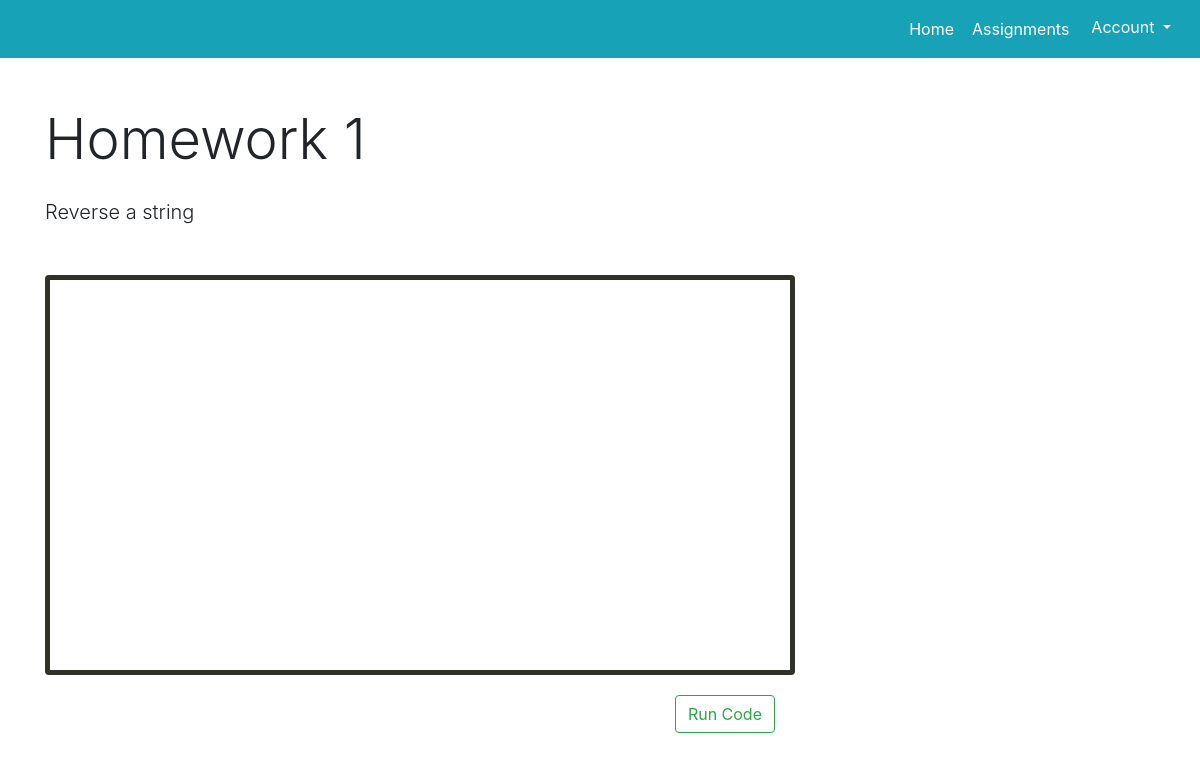
Before: /assignments/homework-1/ (signed in) with the older database file.
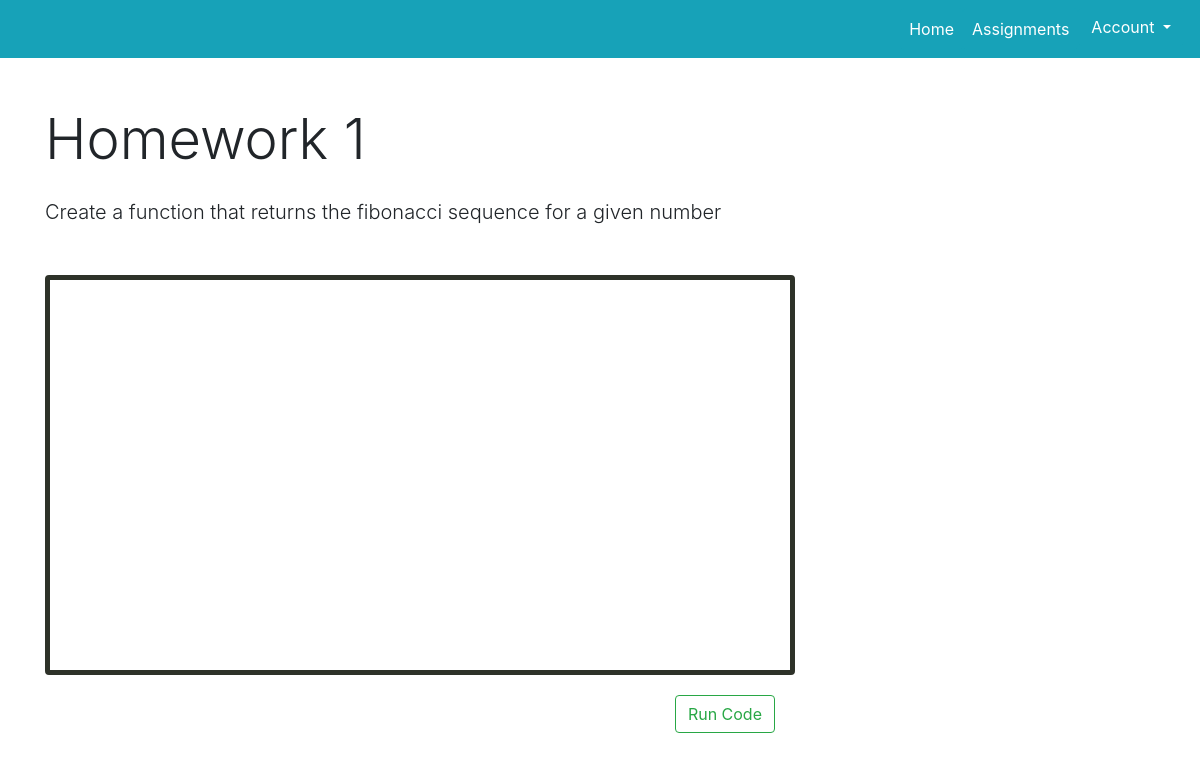
After: the same page with the newer database file.
### mainapp/models.py (models this page shows, shortened)
class Assignment(models.Model):
    title = models.CharField(max_length=128, unique=True)
    points = models.IntegerField(default=0)
    description = models.TextField()
    due_date = models.DateField()
    time = models.TimeField()
    inputs = models.TextField()
    function_name = models.CharField(max_length=128)
    slug = models.SlugField(unique=True)
    instructions_file = models.FileField(blank=True, null=True,
        upload_to='instruction_files/%Y/%m/%D')

### mainapp/views.py (the view)
@login_required
def show_assignment(request, assignment_name_slug):
    try:
        context_dict = {}
        assignment = Assignment.objects.get(slug=assignment_name_slug)
        context_dict['assignment'] = assignment
    except Category.DoesNotExist:
        context_dict['assignment'] = None
    return render(request, 'mainapp/projectpage.html', context_dict)

### templates/mainapp/projectpage.html (shortened to what this page needs)
<!doctype html>
{% load staticfiles %}
<html lang="en">
  <head>
    <link rel="stylesheet" type="text/css" href="../../static/css/ace_styles.css">
    <link rel="stylesheet" href="https://maxcdn.bootstrapcdn.com/bootstrap/4.0.0-beta.3/css/bootstrap.min.css">
  </head>
  <body>
      <nav class="bg-info navbar navbar-expand-lg navbar-light justify-content-end">
          <div class="navbar-nav">
            <a class=" btn btn-info text-white nav-item nav-link" href="#">Home <span class="sr-only">(current)</span></a>
            <a class="btn btn-info text-white nav-item nav-link" href="/assignments/">Assignments</a>
            <div class="dropdown">
                <button class="btn btn-info dropdown-toggle" type="button" id="dropdownMenuButton" data-toggle="dropdown" aria-haspopup="true" aria-expanded="false">
                    Account
                </button>
            </div>
          </div>
      </nav>
      <div class="container mt-5 mb-5">
          <div class="row justify-content-between">
              <div class="col col-lg-8 mb-5">
                  {% if assignment %}
                  <h1 class="display-4 mb-4">{{ assignment.title }}</h1>
                  <p class="lead mb-5">{{ assignment.description }}</p>
                  {% endif %}
                  <div id="editor" class="ace-dawn mx-auto"></div>
                  <div>
                      <button id="submit-button" class="btn btn-outline-success float-right">Run Code</button>
                  </div>
              </div>
          </div>
      </div>
</body>
</html>

### static/css/ace_styles.css (style rules this page uses)
#editor { height: 400px; width: 750px; margin: 20px; border: 5px solid #2E3229; border-radius: 4px; }

Changed rows visible on the page:
changed Assignment "Homework 1": description "Reverse a string" → "Create a function that returns the fibonacci sequence for a given number"
